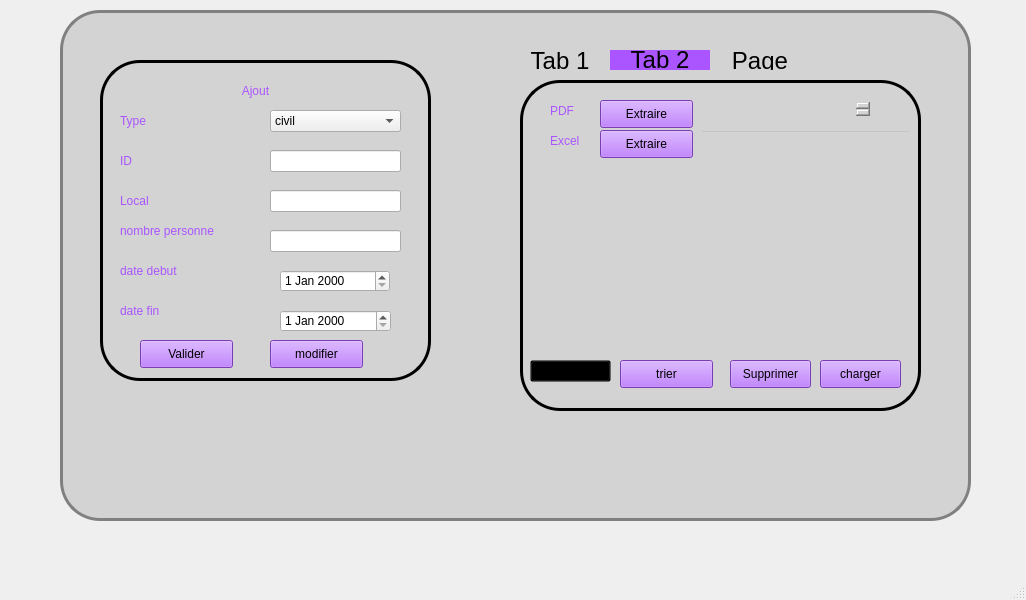
<?xml version="1.0" encoding="UTF-8"?>
<ui version="4.0">
 <class>MainWindow</class>
 <widget class="QMainWindow" name="MainWindow">
  <property name="geometry">
   <rect>
    <x>0</x>
    <y>0</y>
    <width>1026</width>
    <height>600</height>
   </rect>
  </property>
  <property name="windowTitle">
   <string>MainWindow</string>
  </property>
  <widget class="QWidget" name="centralwidget">
   <widget class="QStackedWidget" name="stackedWidget">
    <property name="geometry">
     <rect>
      <x>60</x>
      <y>10</y>
      <width>911</width>
      <height>511</height>
     </rect>
    </property>
    <property name="styleSheet">
     <string notr="true"/>
    </property>
    <widget class="QWidget" name="page">
     <property name="styleSheet">
      <string notr="true">#page{
	
	
	background-image: url(:/new/prefix1/ouv_ct_fotolia.jpg);
Background-color : Lightgray;
border : 3px solid gray;
border-radius : 40px;}</string>
     </property>
     <widget class="QFrame" name="frame">
      <property name="geometry">
       <rect>
        <x>40</x>
        <y>50</y>
        <width>331</width>
        <height>321</height>
       </rect>
      </property>
      <property name="styleSheet">
       <string notr="true">#frame{
border : 3px solid black;
border-radius : 40px;}</string>
      </property>
      <property name="frameShape">
       <enum>QFrame::StyledPanel</enum>
      </property>
      <property name="frameShadow">
       <enum>QFrame::Raised</enum>
      </property>
      <widget class="QLabel" name="label">
       <property name="geometry">
        <rect>
         <x>20</x>
         <y>40</y>
         <width>151</width>
         <height>41</height>
        </rect>
       </property>
       <property name="styleSheet">
        <string notr="true">color: rgb(170, 85, 255);
font: 11pt &quot;MS Shell Dlg 2&quot;;</string>
       </property>
       <property name="text">
        <string>Type</string>
       </property>
      </widget>
      <widget class="QLabel" name="label_2">
       <property name="geometry">
        <rect>
         <x>20</x>
         <y>190</y>
         <width>151</width>
         <height>41</height>
        </rect>
       </property>
       <property name="styleSheet">
        <string notr="true">color: rgb(170, 85, 255);
font: 11pt &quot;MS Shell Dlg 2&quot;;</string>
       </property>
       <property name="text">
        <string>date debut</string>
       </property>
      </widget>
      <widget class="QLabel" name="label_3">
       <property name="geometry">
        <rect>
         <x>80</x>
         <y>10</y>
         <width>151</width>
         <height>41</height>
        </rect>
       </property>
       <property name="styleSheet">
        <string notr="true">color: rgb(170, 85, 255);
font: 13pt &quot;MS Shell Dlg 2&quot;;</string>
       </property>
       <property name="text">
        <string>Ajout</string>
       </property>
       <property name="alignment">
        <set>Qt::AlignCenter</set>
       </property>
      </widget>
      <widget class="QLabel" name="label_4">
       <property name="geometry">
        <rect>
         <x>20</x>
         <y>80</y>
         <width>151</width>
         <height>41</height>
        </rect>
       </property>
       <property name="styleSheet">
        <string notr="true">color: rgb(170, 85, 255);
font: 11pt &quot;MS Shell Dlg 2&quot;;</string>
       </property>
       <property name="text">
        <string>ID</string>
       </property>
      </widget>
      <widget class="QLineEdit" name="id">
       <property name="geometry">
        <rect>
         <x>170</x>
         <y>90</y>
         <width>131</width>
         <height>22</height>
        </rect>
       </property>
      </widget>
      <widget class="QLabel" name="label_5">
       <property name="geometry">
        <rect>
         <x>20</x>
         <y>230</y>
         <width>151</width>
         <height>41</height>
        </rect>
       </property>
       <property name="styleSheet">
        <string notr="true">color: rgb(170, 85, 255);
font: 11pt &quot;MS Shell Dlg 2&quot;;</string>
       </property>
       <property name="text">
        <string>date fin</string>
       </property>
      </widget>
      <widget class="QPushButton" name="ajout">
       <property name="geometry">
        <rect>
         <x>40</x>
         <y>280</y>
         <width>93</width>
         <height>28</height>
        </rect>
       </property>
       <property name="styleSheet">
        <string notr="true">background-color: rgb(170, 85, 255);</string>
       </property>
       <property name="text">
        <string>Valider</string>
       </property>
      </widget>
      <widget class="QPushButton" name="modifier">
       <property name="geometry">
        <rect>
         <x>170</x>
         <y>280</y>
         <width>93</width>
         <height>28</height>
        </rect>
       </property>
       <property name="styleSheet">
        <string notr="true">background-color: rgb(170, 85, 255);</string>
       </property>
       <property name="text">
        <string>modifier</string>
       </property>
      </widget>
      <widget class="QLabel" name="label_6">
       <property name="geometry">
        <rect>
         <x>20</x>
         <y>120</y>
         <width>151</width>
         <height>41</height>
        </rect>
       </property>
       <property name="styleSheet">
        <string notr="true">color: rgb(170, 85, 255);
font: 11pt &quot;MS Shell Dlg 2&quot;;</string>
       </property>
       <property name="text">
        <string>Local</string>
       </property>
      </widget>
      <widget class="QLineEdit" name="local">
       <property name="geometry">
        <rect>
         <x>170</x>
         <y>130</y>
         <width>131</width>
         <height>22</height>
        </rect>
       </property>
      </widget>
      <widget class="QLabel" name="label_8">
       <property name="geometry">
        <rect>
         <x>20</x>
         <y>150</y>
         <width>151</width>
         <height>41</height>
        </rect>
       </property>
       <property name="styleSheet">
        <string notr="true">color: rgb(170, 85, 255);
font: 11pt &quot;MS Shell Dlg 2&quot;;</string>
       </property>
       <property name="text">
        <string>nombre personne</string>
       </property>
      </widget>
      <widget class="QLineEdit" name="nbr_pr">
       <property name="geometry">
        <rect>
         <x>170</x>
         <y>170</y>
         <width>131</width>
         <height>22</height>
        </rect>
       </property>
      </widget>
      <widget class="QDateEdit" name="dateEdit">
       <property name="geometry">
        <rect>
         <x>180</x>
         <y>210</y>
         <width>110</width>
         <height>22</height>
        </rect>
       </property>
      </widget>
      <widget class="QDateEdit" name="dateEdit_2">
       <property name="geometry">
        <rect>
         <x>180</x>
         <y>250</y>
         <width>111</width>
         <height>22</height>
        </rect>
       </property>
      </widget>
      <widget class="QComboBox" name="comboBox_2">
       <property name="geometry">
        <rect>
         <x>170</x>
         <y>50</y>
         <width>131</width>
         <height>22</height>
        </rect>
       </property>
       <item>
        <property name="text">
         <string>civil</string>
        </property>
       </item>
       <item>
        <property name="text">
         <string>administrative</string>
        </property>
       </item>
       <item>
        <property name="text">
         <string>criminel</string>
        </property>
       </item>
      </widget>
     </widget>
     <widget class="QTabWidget" name="tabWidget">
      <property name="geometry">
       <rect>
        <x>450</x>
        <y>40</y>
        <width>431</width>
        <height>451</height>
       </rect>
      </property>
      <property name="styleSheet">
       <string notr="true">QWidget{background:transparent} QTabWidget::pane{border: 3px;border-color:solid black ;background-color: transparent;} 
QTabBar::tab {background-color: transparent;color: black;width: 100px;height:20px;font-size:24px} 
QTabBar::tab:hover{background-color:  rgb(255, 151, 6); color: black;}
QTabBar::tab:selected{background-color:  rgb(170, 85, 255); color: black;}
</string>
      </property>
      <property name="currentIndex">
       <number>1</number>
      </property>
      <widget class="QWidget" name="tab">
       <attribute name="title">
        <string>Tab 1</string>
       </attribute>
       <widget class="QFrame" name="frame2">
        <property name="geometry">
         <rect>
          <x>20</x>
          <y>10</y>
          <width>411</width>
          <height>391</height>
         </rect>
        </property>
        <property name="styleSheet">
         <string notr="true">#frame2{
border : 3px solid black;
border-radius : 40px;}</string>
        </property>
        <property name="frameShape">
         <enum>QFrame::StyledPanel</enum>
        </property>
        <property name="frameShadow">
         <enum>QFrame::Raised</enum>
        </property>
        <widget class="QLabel" name="label_7">
         <property name="geometry">
          <rect>
           <x>100</x>
           <y>0</y>
           <width>151</width>
           <height>41</height>
          </rect>
         </property>
         <property name="styleSheet">
          <string notr="true">color: rgb(170, 85, 255);
font: 13pt &quot;MS Shell Dlg 2&quot;;</string>
         </property>
         <property name="text">
          <string>Calendrier</string>
         </property>
         <property name="alignment">
          <set>Qt::AlignCenter</set>
         </property>
        </widget>
        <widget class="QCalendarWidget" name="calendarWidgett">
         <property name="geometry">
          <rect>
           <x>30</x>
           <y>30</y>
           <width>351</width>
           <height>218</height>
          </rect>
         </property>
         <property name="styleSheet">
          <string notr="true">background-color: rgb(238, 51, 255);</string>
         </property>
        </widget>
        <widget class="QDateEdit" name="dateEdit_3">
         <property name="geometry">
          <rect>
           <x>30</x>
           <y>250</y>
           <width>110</width>
           <height>22</height>
          </rect>
         </property>
        </widget>
        <widget class="QLineEdit" name="lineEdit_6">
         <property name="geometry">
          <rect>
           <x>80</x>
           <y>290</y>
           <width>113</width>
           <height>22</height>
          </rect>
         </property>
         <property name="styleSheet">
          <string notr="true"/>
         </property>
        </widget>
        <widget class="QLineEdit" name="lineEdit_3">
         <property name="geometry">
          <rect>
           <x>280</x>
           <y>290</y>
           <width>113</width>
           <height>22</height>
          </rect>
         </property>
        </widget>
        <widget class="QLineEdit" name="lineEdit_2">
         <property name="geometry">
          <rect>
           <x>80</x>
           <y>320</y>
           <width>113</width>
           <height>22</height>
          </rect>
         </property>
         <property name="styleSheet">
          <string notr="true">color: rgb(0, 170, 0);</string>
         </property>
        </widget>
        <widget class="QLineEdit" name="lineEdit">
         <property name="geometry">
          <rect>
           <x>80</x>
           <y>350</y>
           <width>113</width>
           <height>22</height>
          </rect>
         </property>
        </widget>
        <widget class="QLineEdit" name="lineEdit_4">
         <property name="geometry">
          <rect>
           <x>280</x>
           <y>320</y>
           <width>113</width>
           <height>22</height>
          </rect>
         </property>
        </widget>
        <widget class="QLineEdit" name="lineEdit_7">
         <property name="geometry">
          <rect>
           <x>280</x>
           <y>350</y>
           <width>113</width>
           <height>22</height>
          </rect>
         </property>
        </widget>
        <widget class="QLabel" name="label_10">
         <property name="geometry">
          <rect>
           <x>220</x>
           <y>280</y>
           <width>51</width>
           <height>41</height>
          </rect>
         </property>
         <property name="styleSheet">
          <string notr="true">color: rgb(170, 85, 255);
font: 11pt &quot;MS Shell Dlg 2&quot;;</string>
         </property>
         <property name="text">
          <string>Type</string>
         </property>
        </widget>
        <widget class="QLabel" name="label_11">
         <property name="geometry">
          <rect>
           <x>30</x>
           <y>280</y>
           <width>31</width>
           <height>41</height>
          </rect>
         </property>
         <property name="styleSheet">
          <string notr="true">color: rgb(170, 85, 255);
font: 11pt &quot;MS Shell Dlg 2&quot;;</string>
         </property>
         <property name="text">
          <string>ID</string>
         </property>
        </widget>
        <widget class="QLabel" name="label_14">
         <property name="geometry">
          <rect>
           <x>30</x>
           <y>310</y>
           <width>51</width>
           <height>41</height>
          </rect>
         </property>
         <property name="styleSheet">
          <string notr="true">color: rgb(170, 85, 255);
font: 11pt &quot;MS Shell Dlg 2&quot;;</string>
         </property>
         <property name="text">
          <string>Local</string>
         </property>
        </widget>
        <widget class="QLabel" name="label_15">
         <property name="geometry">
          <rect>
           <x>210</x>
           <y>310</y>
           <width>71</width>
           <height>41</height>
          </rect>
         </property>
         <property name="styleSheet">
          <string notr="true">color: rgb(170, 85, 255);
font: 11pt &quot;MS Shell Dlg 2&quot;;</string>
         </property>
         <property name="text">
          <string>nbr per</string>
         </property>
        </widget>
        <widget class="QLabel" name="label_16">
         <property name="geometry">
          <rect>
           <x>10</x>
           <y>340</y>
           <width>71</width>
           <height>41</height>
          </rect>
         </property>
         <property name="styleSheet">
          <string notr="true">color: rgb(170, 85, 255);
font: 11pt &quot;MS Shell Dlg 2&quot;;</string>
         </property>
         <property name="text">
          <string>date_D</string>
         </property>
        </widget>
        <widget class="QLabel" name="label_17">
         <property name="geometry">
          <rect>
           <x>210</x>
           <y>340</y>
           <width>61</width>
           <height>41</height>
          </rect>
         </property>
         <property name="styleSheet">
          <string notr="true">color: rgb(170, 85, 255);
font: 11pt &quot;MS Shell Dlg 2&quot;;</string>
         </property>
         <property name="text">
          <string>date_F</string>
         </property>
        </widget>
       </widget>
      </widget>
      <widget class="QWidget" name="tab_2">
       <attribute name="title">
        <string>Tab 2</string>
       </attribute>
       <widget class="QFrame" name="frame_2">
        <property name="geometry">
         <rect>
          <x>10</x>
          <y>10</y>
          <width>401</width>
          <height>331</height>
         </rect>
        </property>
        <property name="styleSheet">
         <string notr="true">#frame_2{
border : 3px solid black;
border-radius : 40px;}</string>
        </property>
        <property name="frameShape">
         <enum>QFrame::StyledPanel</enum>
        </property>
        <property name="frameShadow">
         <enum>QFrame::Raised</enum>
        </property>
        <widget class="QPushButton" name="pushButton_5">
         <property name="geometry">
          <rect>
           <x>80</x>
           <y>20</y>
           <width>93</width>
           <height>28</height>
          </rect>
         </property>
         <property name="styleSheet">
          <string notr="true">background-color: rgb(170, 85, 255);</string>
         </property>
         <property name="text">
          <string>Extraire</string>
         </property>
        </widget>
        <widget class="QLabel" name="label_12">
         <property name="geometry">
          <rect>
           <x>30</x>
           <y>10</y>
           <width>41</width>
           <height>41</height>
          </rect>
         </property>
         <property name="styleSheet">
          <string notr="true">color: rgb(170, 85, 255);
font: 11pt &quot;MS Shell Dlg 2&quot;;</string>
         </property>
         <property name="text">
          <string>PDF</string>
         </property>
        </widget>
        <widget class="QLineEdit" name="lineEdit_5">
         <property name="geometry">
          <rect>
           <x>180</x>
           <y>50</y>
           <width>211</width>
           <height>31</height>
          </rect>
         </property>
        </widget>
        <widget class="QTableView" name="tableView">
         <property name="geometry">
          <rect>
           <x>20</x>
           <y>100</y>
           <width>361</width>
           <height>171</height>
          </rect>
         </property>
        </widget>
        <widget class="QPushButton" name="supp">
         <property name="geometry">
          <rect>
           <x>210</x>
           <y>280</y>
           <width>81</width>
           <height>28</height>
          </rect>
         </property>
         <property name="styleSheet">
          <string notr="true">background-color: rgb(170, 85, 255);</string>
         </property>
         <property name="text">
          <string>Supprimer</string>
         </property>
        </widget>
        <widget class="QPushButton" name="trie">
         <property name="geometry">
          <rect>
           <x>100</x>
           <y>280</y>
           <width>93</width>
           <height>28</height>
          </rect>
         </property>
         <property name="styleSheet">
          <string notr="true">background-color: rgb(170, 85, 255);</string>
         </property>
         <property name="text">
          <string>trier</string>
         </property>
        </widget>
        <widget class="QComboBox" name="comboBox">
         <property name="geometry">
          <rect>
           <x>10</x>
           <y>280</y>
           <width>81</width>
           <height>22</height>
          </rect>
         </property>
         <item>
          <property name="text">
           <string>ID</string>
          </property>
         </item>
         <item>
          <property name="text">
           <string>DATE</string>
          </property>
         </item>
         <item>
          <property name="text">
           <string>TYPE</string>
          </property>
         </item>
        </widget>
        <widget class="QTextBrowser" name="textBrowser">
         <property name="geometry">
          <rect>
           <x>200</x>
           <y>21</y>
           <width>151</width>
           <height>16</height>
          </rect>
         </property>
        </widget>
        <widget class="QPushButton" name="pushButton_6">
         <property name="geometry">
          <rect>
           <x>80</x>
           <y>50</y>
           <width>93</width>
           <height>28</height>
          </rect>
         </property>
         <property name="styleSheet">
          <string notr="true">background-color: rgb(170, 85, 255);</string>
         </property>
         <property name="text">
          <string>Extraire</string>
         </property>
        </widget>
        <widget class="QLabel" name="label_9">
         <property name="geometry">
          <rect>
           <x>360</x>
           <y>49</y>
           <width>31</width>
           <height>31</height>
          </rect>
         </property>
         <property name="text">
          <string/>
         </property>
         <property name="pixmap">
          <pixmap resource="smart.qrc">:/new/prefix1/4599811.png</pixmap>
         </property>
         <property name="scaledContents">
          <bool>true</bool>
         </property>
        </widget>
        <widget class="QLabel" name="label_13">
         <property name="geometry">
          <rect>
           <x>30</x>
           <y>40</y>
           <width>41</width>
           <height>41</height>
          </rect>
         </property>
         <property name="styleSheet">
          <string notr="true">color: rgb(170, 85, 255);
font: 11pt &quot;MS Shell Dlg 2&quot;;</string>
         </property>
         <property name="text">
          <string>Excel</string>
         </property>
        </widget>
        <widget class="QPushButton" name="pushButton">
         <property name="geometry">
          <rect>
           <x>300</x>
           <y>280</y>
           <width>81</width>
           <height>28</height>
          </rect>
         </property>
         <property name="styleSheet">
          <string notr="true">background-color: rgb(170, 85, 255);</string>
         </property>
         <property name="text">
          <string>charger</string>
         </property>
        </widget>
       </widget>
      </widget>
      <widget class="QWidget" name="stat">
       <attribute name="title">
        <string>Page</string>
       </attribute>
       <widget class="QFrame" name="frame_3">
        <property name="geometry">
         <rect>
          <x>20</x>
          <y>10</y>
          <width>411</width>
          <height>411</height>
         </rect>
        </property>
        <property name="styleSheet">
         <string notr="true">#frame_3{
border : 3px solid black;
border-radius : 40px;}</string>
        </property>
        <property name="frameShape">
         <enum>QFrame::StyledPanel</enum>
        </property>
        <property name="frameShadow">
         <enum>QFrame::Raised</enum>
        </property>
        <widget class="QWidget" name="widget" native="true">
         <property name="geometry">
          <rect>
           <x>20</x>
           <y>10</y>
           <width>341</width>
           <height>281</height>
          </rect>
         </property>
        </widget>
        <widget class="QFrame" name="frame_4">
         <property name="geometry">
          <rect>
           <x>250</x>
           <y>320</y>
           <width>31</width>
           <height>21</height>
          </rect>
         </property>
         <property name="styleSheet">
          <string notr="true">background-color: rgb(255, 0, 0);</string>
         </property>
         <property name="frameShape">
          <enum>QFrame::StyledPanel</enum>
         </property>
         <property name="frameShadow">
          <enum>QFrame::Raised</enum>
         </property>
        </widget>
        <widget class="QFrame" name="frame_5">
         <property name="geometry">
          <rect>
           <x>250</x>
           <y>350</y>
           <width>31</width>
           <height>21</height>
          </rect>
         </property>
         <property name="styleSheet">
          <string notr="true">background-color: rgb(85, 255, 0);</string>
         </property>
         <property name="frameShape">
          <enum>QFrame::StyledPanel</enum>
         </property>
         <property name="frameShadow">
          <enum>QFrame::Raised</enum>
         </property>
        </widget>
        <widget class="QFrame" name="frame_6">
         <property name="geometry">
          <rect>
           <x>250</x>
           <y>380</y>
           <width>31</width>
           <height>21</height>
          </rect>
         </property>
         <property name="styleSheet">
          <string notr="true">background-color: rgb(98, 213, 255);</string>
         </property>
         <property name="frameShape">
          <enum>QFrame::StyledPanel</enum>
         </property>
         <property name="frameShadow">
          <enum>QFrame::Raised</enum>
         </property>
        </widget>
        <widget class="QLabel" name="label_18">
         <property name="geometry">
          <rect>
           <x>290</x>
           <y>380</y>
           <width>56</width>
           <height>16</height>
          </rect>
         </property>
         <property name="text">
          <string>civil</string>
         </property>
        </widget>
        <widget class="QLabel" name="label_19">
         <property name="geometry">
          <rect>
           <x>290</x>
           <y>350</y>
           <width>56</width>
           <height>16</height>
          </rect>
         </property>
         <property name="text">
          <string>criminel</string>
         </property>
        </widget>
        <widget class="QLabel" name="label_20">
         <property name="geometry">
          <rect>
           <x>290</x>
           <y>320</y>
           <width>91</width>
           <height>16</height>
          </rect>
         </property>
         <property name="text">
          <string>administrative</string>
         </property>
        </widget>
       </widget>
      </widget>
     </widget>
    </widget>
    <widget class="QWidget" name="page_2"/>
   </widget>
  </widget>
  <widget class="QMenuBar" name="menubar">
   <property name="geometry">
    <rect>
     <x>0</x>
     <y>0</y>
     <width>1026</width>
     <height>26</height>
    </rect>
   </property>
  </widget>
  <widget class="QStatusBar" name="statusbar"/>
 </widget>
 <resources>
  <include location="smart.qrc"/>
 </resources>
 <connections/>
</ui>
